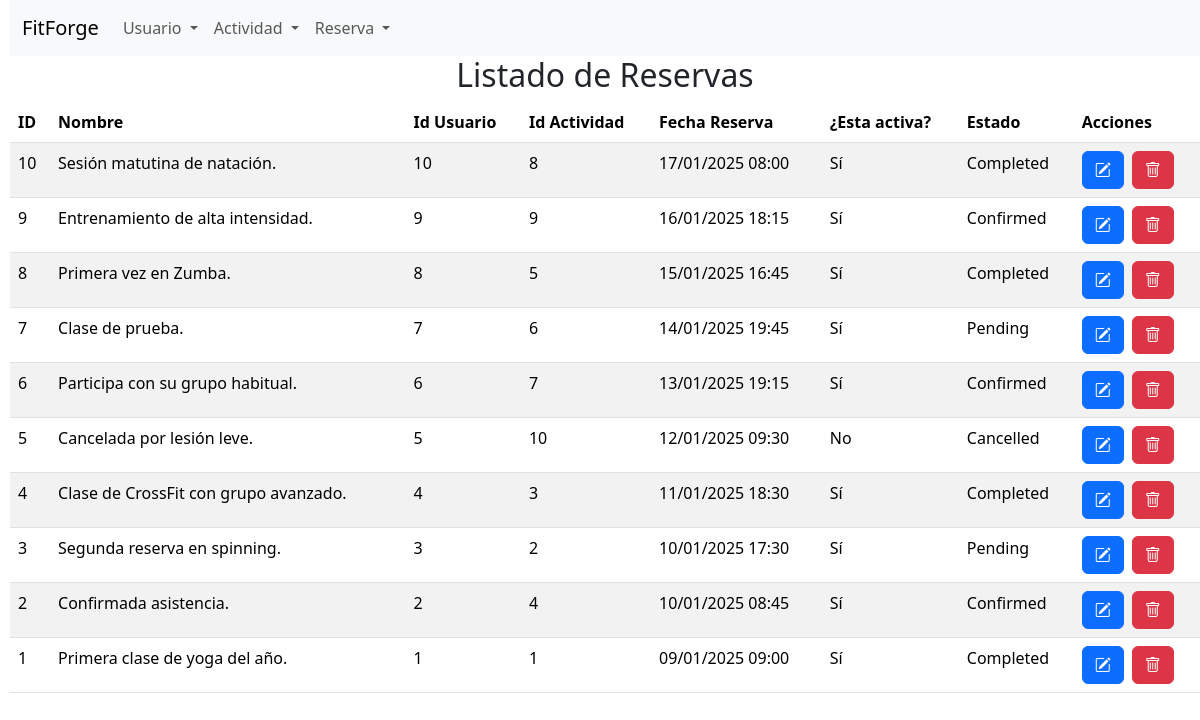
Before: /listado_reservas_ordenados_fecha.php with the older database file.
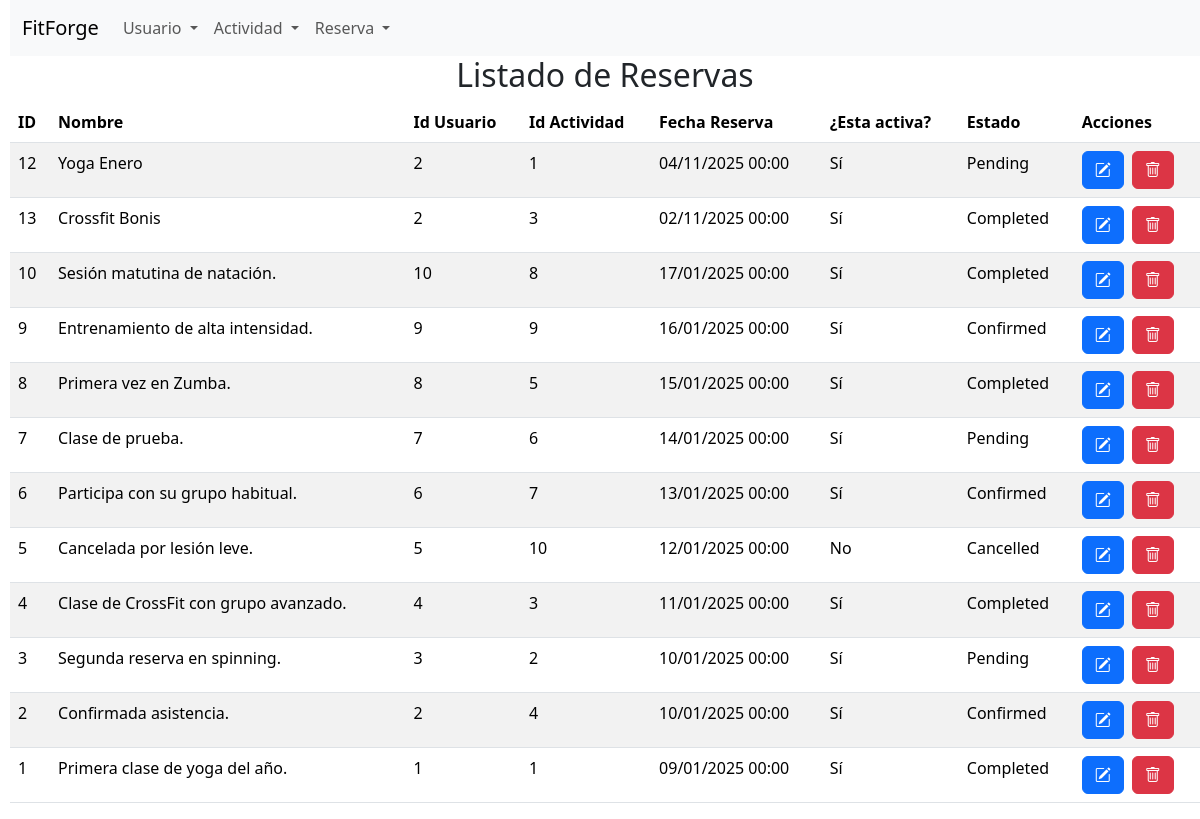
After: the same page with the newer database file.
### tables this page shows
CREATE TABLE `reservation` (
  `id_reservation` int NOT NULL,
  `name` varchar(40) NOT NULL,
  `id_user` int NOT NULL,
  `id_activity` int NOT NULL,
  `reservation_date` date NOT NULL,
  `is_active` tinyint(1) NOT NULL,
  `status` enum('pending','confirmed','cancelled','completed') NOT NULL
);

### listado_reservas_ordenados_fecha.php (the view, shortened to what this page needs)
<?php
$conexion = obtenerConexion();
$sql = "SELECT id_reservation, name AS name_reservation, id_user, id_activity, reservation_date, is_active, status
        FROM reservation
        ORDER BY reservation_date DESC;";
$resultado = mysqli_query($conexion, $sql);
$mensaje = "<h2 class='text-center'>Listado de Reservas</h2>";
$mensaje .= "<table class='table table-striped'>";
$mensaje .= "<thead><tr>
                <th>ID</th>
                <th>Nombre</th>
                <th>Id Usuario</th>
                <th>Id Actividad</th>
                <th>Fecha Reserva</th>
                <th>¿Esta activa?</th>
                <th>Estado</th>
                <th>Acciones</th>
             </tr></thead>";
$mensaje .= "<tbody>";
while ($fila = mysqli_fetch_assoc($resultado)) {
    $mensaje .= "<tr><td>" . $fila['id_reservation'] . "</td>";
    $mensaje .= "<td>" . $fila['name_reservation'] . "</td>";
    $mensaje .= "<td>" . $fila['id_user'] . "</td>";
    $mensaje .= "<td>" . $fila['id_activity'] . "</td>";
    $mensaje .= "<td>" . date("d/m/Y H:i", strtotime($fila['reservation_date'])) . "</td>";
    $mensaje .= "<td>" . ($fila['is_active'] ? 'Sí' : 'No') . "</td>";
    $mensaje .= "<td>" . ucfirst($fila['status']) . "</td>";
    $mensaje .= "<td>
                    <form class='d-inline me-1' action='editar_reserva.php' method='post'>
                        <input type='hidden' name='reserva' value='" . htmlspecialchars(json_encode($fila), ENT_QUOTES) . "' />
                        <button name='Editar' class='btn btn-primary'><i class='bi bi-pencil-square'></i></button>
                    </form>
                    <form class='d-inline' action='proceso_borrar_reserva.php' method='post'>
                        <input type='hidden' name='id_reservation' value='" . $fila['id_reservation'] . "' />
                        <button name='Borrar' class='btn btn-danger'><i class='bi bi-trash'></i></button>
                    </form>";
    $mensaje .= "</td></tr>";
}
$mensaje .= "</tbody></table>";
echo $mensaje;

Changed rows visible on the page:
added reservation: id_reservation "12", name "Yoga Enero", id_user "2", id_activity "1", reservation_date "04/11/2025 00:00", is_active "Sí", status "Pending"
added reservation: id_reservation "13", name "Crossfit Bonis", id_user "2", id_activity "3", reservation_date "02/11/2025 00:00", is_active "Sí", status "Completed"
changed reservation "Sesión matutina de natación.": reservation_date "17/01/2025 08:00" → "17/01/2025 00:00"
changed reservation "Entrenamiento de alta intensidad.": reservation_date "16/01/2025 18:15" → "16/01/2025 00:00"
changed reservation "Primera vez en Zumba.": reservation_date "15/01/2025 16:45" → "15/01/2025 00:00"
changed reservation "Clase de prueba.": reservation_date "14/01/2025 19:45" → "14/01/2025 00:00"
changed reservation "Participa con su grupo habitual.": reservation_date "13/01/2025 19:15" → "13/01/2025 00:00"
changed reservation "Cancelada por lesión leve.": reservation_date "12/01/2025 09:30" → "12/01/2025 00:00"
changed reservation "Clase de CrossFit con grupo avanzado.": reservation_date "11/01/2025 18:30" → "11/01/2025 00:00"
changed reservation "Segunda reserva en spinning.": reservation_date "10/01/2025 17:30" → "10/01/2025 00:00"
changed reservation "Confirmada asistencia.": reservation_date "10/01/2025 08:45" → "10/01/2025 00:00"
changed reservation "Primera clase de yoga del año.": reservation_date "09/01/2025 09:00" → "09/01/2025 00:00"
